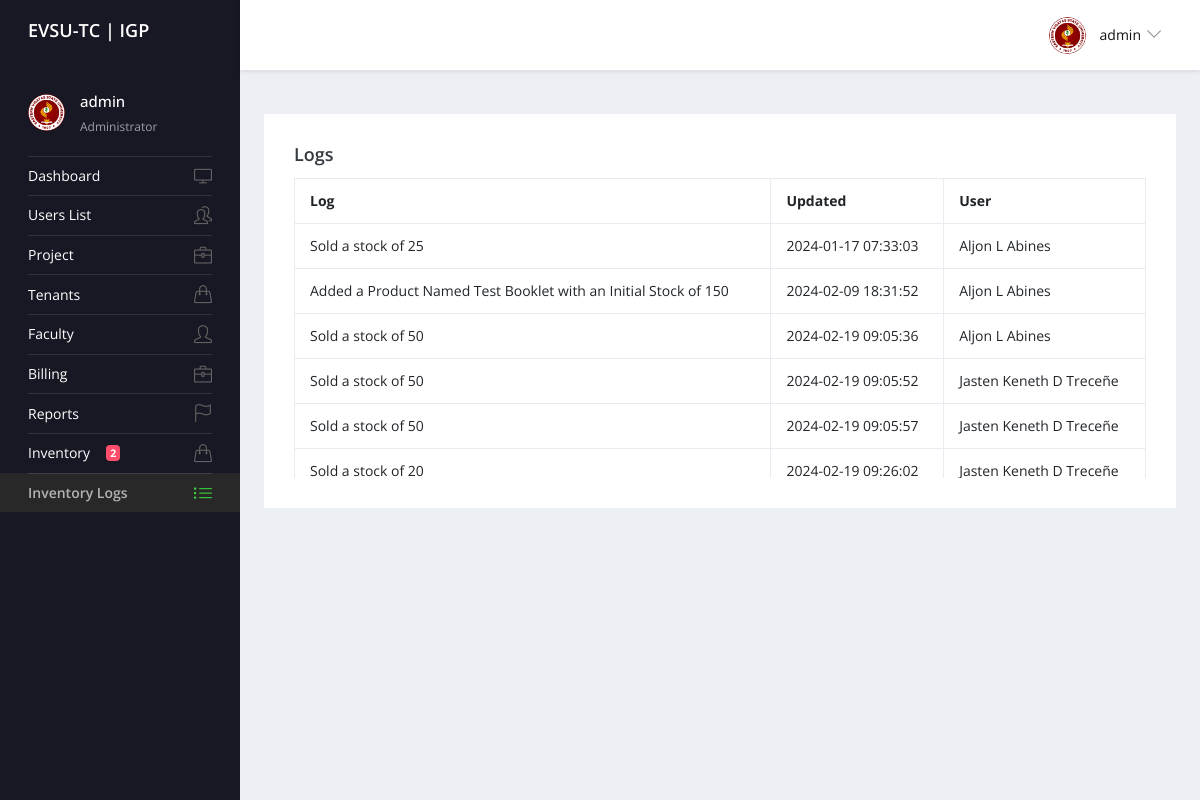
Screenshot of /inventory_logs.php (signed in) with the database file from the repository.
### tables this page shows
CREATE TABLE `users` (
  `user_id` int(255) NOT NULL,
  `password` varchar(255) NOT NULL,
  `phone` varchar(20) NOT NULL,
  `user_type` varchar(255) NOT NULL,
  `stall_id` int(255) NOT NULL,
  `profile_picture` varchar(255) DEFAULT NULL,
  `faculty_id` int(255) DEFAULT NULL,
  `first_name` varchar(255) NOT NULL,
  `middle` varchar(255) NOT NULL,
  `last_name` varchar(255) NOT NULL,
  `username` varchar(255) NOT NULL
);

CREATE TABLE `logs` (
  `id` int(255) NOT NULL,
  `log` varchar(255) NOT NULL,
  `quantity` int(255) DEFAULT NULL,
  `updated` datetime NOT NULL DEFAULT current_timestamp(),
  `userid` varchar(255) NOT NULL
);

CREATE TABLE `faculty` (
  `id` int(255) NOT NULL,
  `first_name` varchar(255) NOT NULL,
  `middle` varchar(255) NOT NULL,
  `last_name` varchar(255) NOT NULL,
  `emp_type` enum('part-time','regular','','') NOT NULL,
  `department` varchar(255) NOT NULL,
  `datetime` datetime NOT NULL DEFAULT current_timestamp()
);

### inventory_logs.php (the view, shortened to what this page needs)
<?php
$activePage = basename($_SERVER['PHP_SELF'], ".php");
include 'include/config.php';
$result = mysqli_query($conn,"SELECT * FROM users LEFT JOIN faculty ON users.faculty_id = faculty.id WHERE user_id='" . $_SESSION['user_id'] . "'");
$row= mysqli_fetch_array($result);
?>
<!DOCTYPE html>
<html lang="en">
  <head>
    <link rel="stylesheet" href="vendors/simple-line-icons/css/simple-line-icons.css">
    <link rel="stylesheet" href="vendors/flag-icon-css/css/flag-icon.min.css">
    <link rel="stylesheet" href="vendors/css/vendor.bundle.base.css">
    <link rel="stylesheet" href="vendors/daterangepicker/daterangepicker.css">
    <link rel="stylesheet" href="vendors/chartist/chartist.min.css">
    <link rel="stylesheet" href="css/style.css">
  </head>
  <body>
    <div class="container-scroller">
      <?php include 'header.php';?>
      <div class="container-fluid page-body-wrapper">
        <?php include 'sidebar.php'; ?>
        <div class="main-panel">
          <?php if ( isset($_SESSION['user_type']) && $_SESSION['user_type'] == "Administrator"): ?>
          <div class="content-wrapper">
            <div class="row">
              <div class="col-lg-12 grid-margin stretch-card">
                <div class="card">
                  <div class="card-body">
                    <h4 class="card-title">Logs</h4>
                    <div class="table-responsive">
                      <?php
                        $result = mysqli_query($conn,"SELECT * FROM logs LEFT JOIN faculty ON logs.userid = faculty.id");
                        if ($result->num_rows > 0) {
                          echo "<table class='table table-bordered'><tr><th>Log</th><th>Updated</th><th>User</th></tr>";
                          while($row = $result->fetch_assoc()) {
                              echo "<tr><td>".$row["log"].' '.$row['quantity']."</td>";
                              echo "<td>".$row['updated']."</td>";
                              echo "<td>".$row["first_name"] .' '. $row["middle"] .' '. $row["last_name"]."</td>";
                              echo "</tr>";
                          }
                          echo "</table>";
                          } else {
                              echo "No results";
                          }
                      ?>
                    </div>
                  </div>
                </div>
              </div>
            </div>
          </div>
          <?php endif; ?>
          <footer class="footer">
          </footer>
        </div>
      </div>
    </div>
  </body>
</html>

### header.php (shortened to what this page needs)
<nav class="navbar default-layout-navbar col-lg-12 col-12 p-0 fixed-top d-flex flex-row">
  <div class="navbar-brand-wrapper d-flex align-items-center">
    <a class="navbar-brand brand-logo" href="index.php">
     <h4 style="color: white;">EVSU-TC | IGP</h4>
    </a>
  </div>
  <div class="navbar-menu-wrapper d-flex align-items-center flex-grow-1">
    <ul class="navbar-nav navbar-nav-right ml-auto">
      <li class="nav-item dropdown d-none d-xl-inline-flex user-dropdown">
        <a class="nav-link dropdown-toggle" id="UserDropdown" href="#" data-toggle="dropdown" aria-expanded="false">
          <img class="img-xs rounded-circle ml-2" src="images/evsu_logo.png" alt="Profile image"> <span class="font-weight-normal"> <?php echo $row["username"]?> </span></a>
      </li>
    </ul>
  </div>
</nav>

### sidebar.php (shortened to what this page needs)
<?php if ( isset($_SESSION['user_type']) && $_SESSION['user_type'] == "Administrator" ): ?>
  <nav class="sidebar sidebar-offcanvas" id="sidebar">
    <ul class="nav">
      <li class="nav-item nav-profile">
        <a href="#" class="nav-link">
          <div class="profile-image">
            <img class="img-xs rounded-circle" src="images/evsu_logo.png" alt="profile image">
          </div>
          <div class="text-wrapper">
            <p class="profile-name"><?php echo $row['username']; ?></p>
            <p class="designation"><?php echo $row['user_type']; ?></p>
          </div>
        </a>
      </li>
      <li class="nav-item <?= ($activePage == 'index') ? 'active':''; ?>">
        <a class="nav-link" href="index.php">
          <span class="menu-title">Dashboard</span>
          <i class="icon-screen-desktop menu-icon"></i>
        </a>
      </li>
      <li class="nav-item <?= ($activePage == 'users-list') ? 'active':''; ?>">
        <a class="nav-link" href="users-list.php">
          <span class="menu-title">Users List</span>
          <i class="icon-people menu-icon"></i>
        </a>
      </li>
      <li class="nav-item <?= ($activePage == 'project') ? 'active':''; ?>">
        <a class="nav-link" href="project.php">
          <span class="menu-title">Project</span>
          <i class="icon-briefcase menu-icon"></i>
        </a>
      </li>
      <li class="nav-item <?= ($activePage == 'tenants') ? 'active':''; ?>">
        <a class="nav-link" href="tenants.php">
          <span class="menu-title">Tenants</span>
          <i class="icon-handbag menu-icon"></i>
        </a>
      </li>
      <li class="nav-item <?= ($activePage == 'faculty') ? 'active':''; ?>">
        <a class="nav-link" href="faculty_list.php">
          <span class="menu-title">Faculty</span>
          <i class="icon-user menu-icon"></i>
        </a>
      </li>
      <li class="nav-item <?= ($activePage == 'billingevsu') ? 'active' : ''; ?>">
        <a class="nav-link" href="billingevsu.php">
          <span class="menu-title">Billing</span>
          <i class="icon-briefcase menu-icon"></i>
        </a>
      </li>
      <li class="nav-item <?= ($activePage == 'reports') ? 'active':''; ?>">
        <a class="nav-link" href="reports.php">
          <span class="menu-title">Reports</span>
          <i class="icon-flag menu-icon"></i>
        </a>
      </li>
      <li class="nav-item <?= ($activePage == 'inventory') ? 'active':''; ?>">
        <a class="nav-link" href="inventory.php">
          <span class="menu-title">Inventory</span>
          <?php
              $result = mysqli_query($conn, "SELECT COUNT(*) AS total FROM requests");
              $row = mysqli_fetch_array($result);
              $badge_count = $row['total'];
          ?>
          <?php if ($badge_count > 0): ?>
              <span class="badge badge-danger"><?php echo $badge_count; ?></span>
          <?php endif; ?>
          <i class="icon-handbag menu-icon"></i>
        </a>
      </li>
      <li class="nav-item <?= ($activePage == 'inventory_logs') ? 'active':''; ?>">
        <a class="nav-link" href="inventory_logs.php">
          <span class="menu-title">Inventory Logs</span>
          <i class="icon-list menu-icon"></i>
        </a>
      </li>
    </ul>
  </nav>
<?php endif; ?>

### inventory_logs.php (style rules this page uses)
.table-responsive { height: 300px; overflow-y: auto; }

### rows the page displays
users: username "admin", user_type "Administrator"
logs: log "Sold a stock of", quantity "25", updated "2024-01-17 07:33:03", faculty.first_name "Aljon", faculty.middle "L", faculty.last_name "Abines"
logs: log "Added a Product Named Test Booklet with an Initial Stock of", quantity "150", updated "2024-02-09 18:31:52", faculty.first_name "Aljon", faculty.middle "L", faculty.last_name "Abines"
logs: log "Sold a stock of", quantity "50", updated "2024-02-19 09:05:36", faculty.first_name "Aljon", faculty.middle "L", faculty.last_name "Abines"
logs: log "Sold a stock of", quantity "50", updated "2024-02-19 09:05:52", faculty.first_name "Jasten Keneth", faculty.middle "D", faculty.last_name "Treceñe"
logs: log "Sold a stock of", quantity "50", updated "2024-02-19 09:05:57", faculty.first_name "Jasten Keneth", faculty.middle "D", faculty.last_name "Treceñe"
logs: log "Sold a stock of", quantity "20", updated "2024-02-19 09:26:02", faculty.first_name "Jasten Keneth", faculty.middle "D", faculty.last_name "Treceñe"

### other values shown
$badge_count "2"
